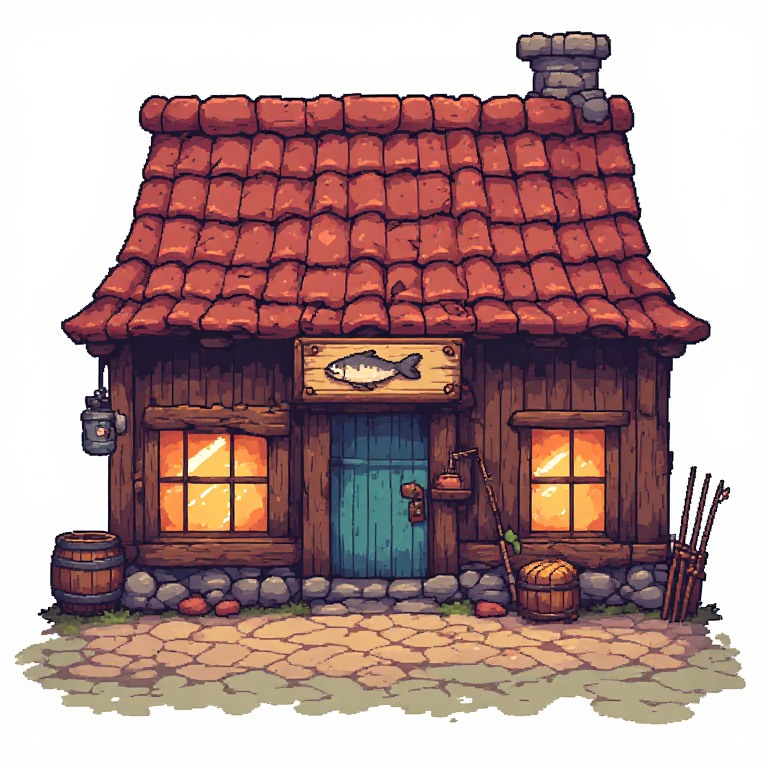
#> input picture tools/pixel-art/ai-src/balikci_1.png, 768 x 768 px
$ python grid_measure.py ai-src/balikci_1.png
#> lines starting #> are read from the running program, lines starting #| are printed output that depends on the picture
"""AI görselinin piksel ızgarasını ölçer (clean_ai'ye verilecek küçültme değeri).
Güçlü kenarların (renk sıçramalarının) konumlarını alır; her p periyodu için kenarların
ızgaraya ne kadar oturduğunu (dairesel ortalama) ölçer, en iyi p'yi döner.
Kullanım: python3 grid_measure.py gorsel.png [...]"""
import sys
import numpy as np
from PIL import Image

def grid(path):
#> called with path = 'ai-src/balikci_1.png'
    a = np.asarray(Image.open(path).convert('RGB'), float)
    best = []
    for axis in (1, 0):
        d = np.abs(np.diff(a, axis=axis)).sum(-1)
        pos = np.where(d > 90)
        x = (pos[1] if axis == 1 else pos[0]).astype(float) + 0.5
        ps = np.arange(3.0, 12.0, 0.01)
        sc = [abs(np.exp(2j * np.pi * x / p).mean()) for p in ps]
        best.append((ps, np.array(sc)))
#> this loop made 2 passes
#> pos on passes 1 to 2: 24125 positions, rows 31 to 724, columns 14 to 745, 32380 positions, rows 30 to 724, columns 15 to 745
#> pass 1, in grid, `d = np.abs(np.diff(a, axis=axis)).sum(-1)`:
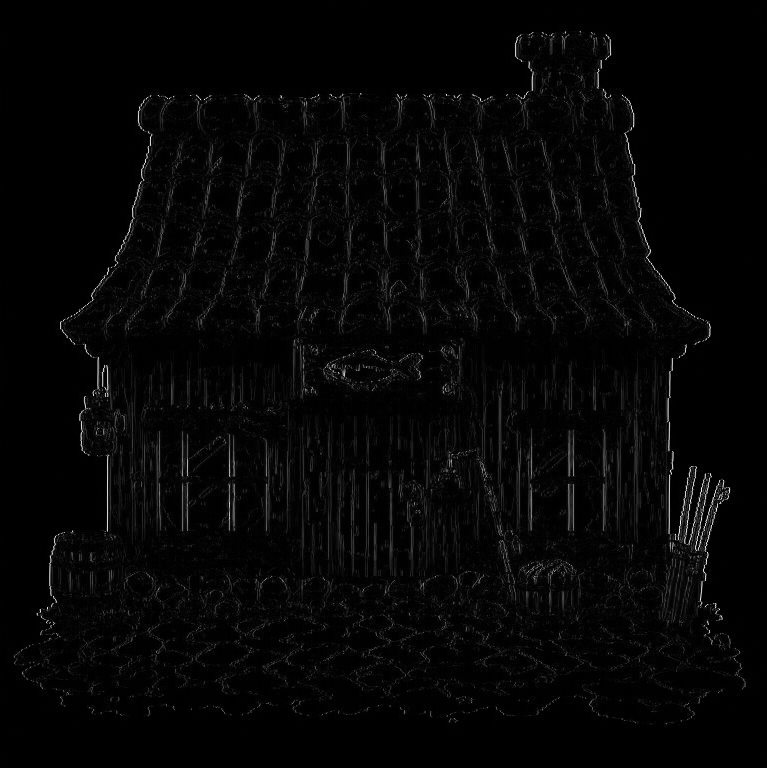
#> d: shape (768, 767) float64; min 0, max 747, mean 17.5; drawn with min black and max white
#> pass 2, in grid, `d = np.abs(np.diff(a, axis=axis)).sum(-1)`:
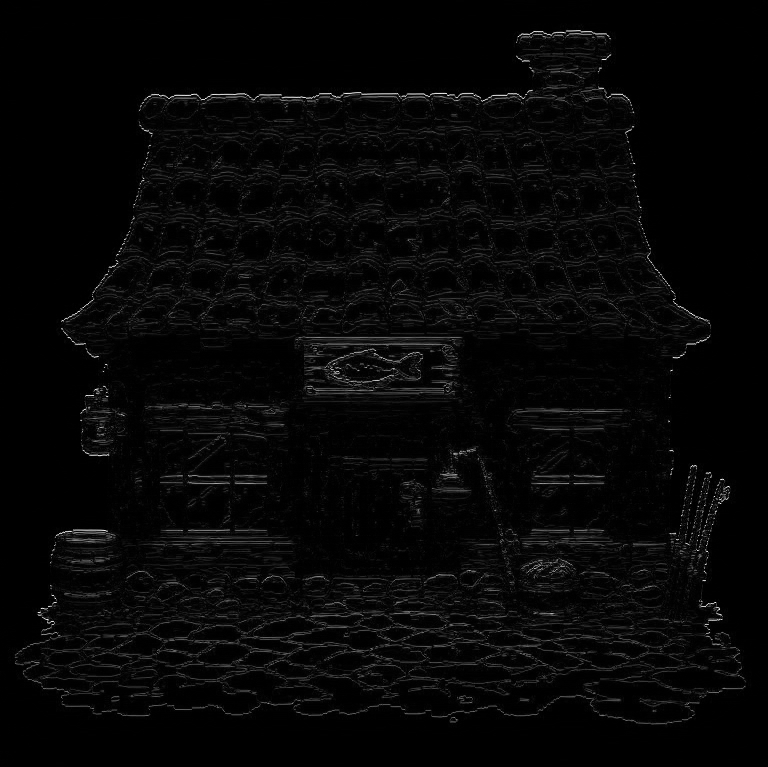
#> d: shape (767, 768) float64; min 0, max 749, mean 20.1; drawn with min black and max white
#> after the loop, best = 2 items
    sc = best[0][1] + best[1][1]; ps = best[0][0]
#> after `sc = best[0][1] + best[1][1]`: sc = 900 values, max 0.0967 at index 594, min 0.00672 at index 132, mean 0.0447
#> after `ps = best[0][0]`: ps = 900 values from 3 to 11.99
    # en büyük p'de değil, harmoniklerden kaçınmak için skoru en iyinin %85'ini geçen EN BÜYÜK p
    i = np.where(sc > sc.max() * 0.85)[0].max()
#> i = 784
    return round(ps[i], 2), round(ps[sc.argmax()], 2)

if __name__ == "__main__":
  for f in sys.argv[1:]:
      print(f.split('/')[-1], *grid(f))

$ run again, on tools/pixel-art/ai-src/balikci_gemini.png
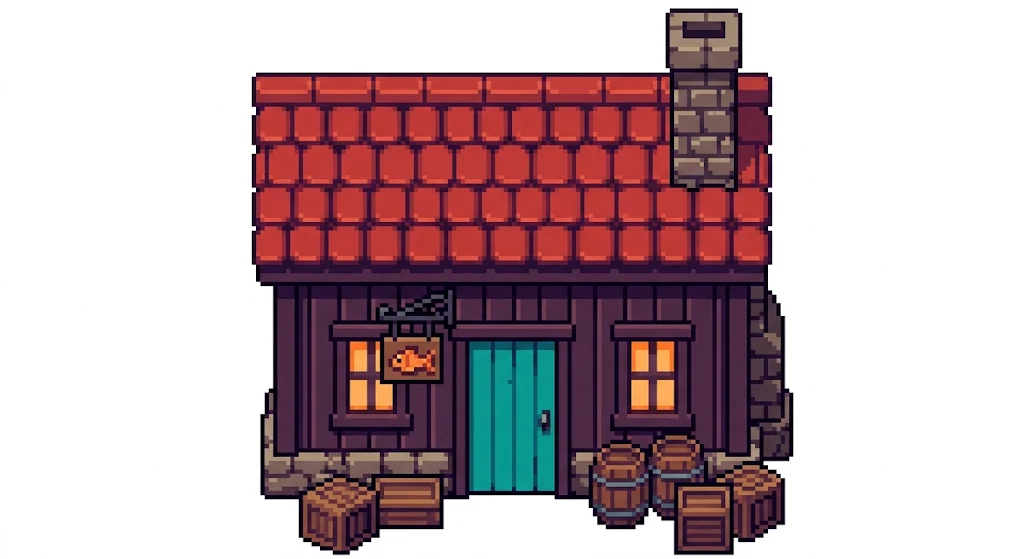
#> input picture tools/pixel-art/ai-src/balikci_gemini.png, 1024 x 559 px
#> the loop in grid, `for axis in (1, 0):` made 2 passes
#> pos on passes 1 to 2: 16366 positions, rows 8 to 554, columns 250 to 793, 15669 positions, rows 7 to 554, columns 251 to 793
#> pass 1, in grid, `d = np.abs(np.diff(a, axis=axis)).sum(-1)`:
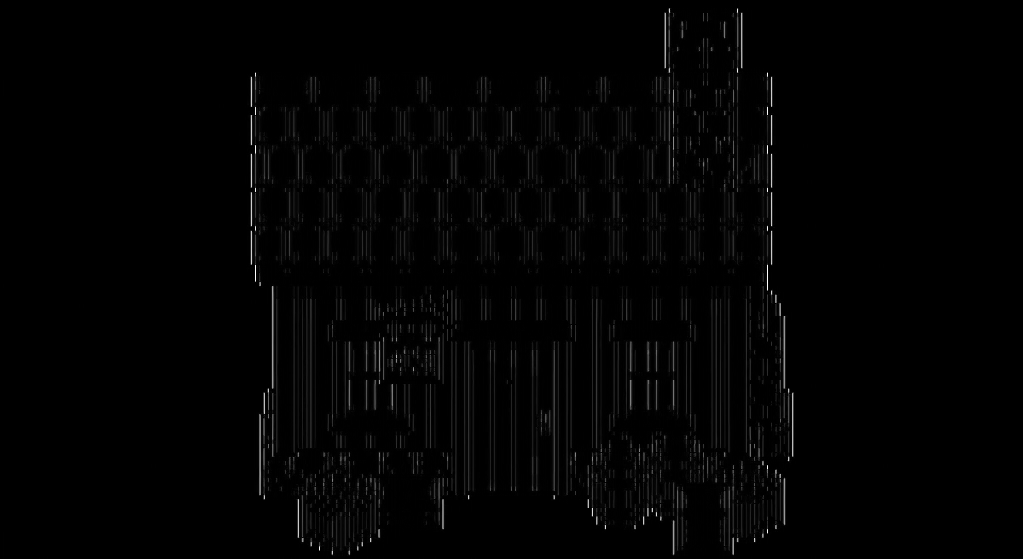
#> d: shape (559, 1023) float64; min 0, max 765, mean 9.3; drawn with min black and max white
#> pass 2, in grid, `d = np.abs(np.diff(a, axis=axis)).sum(-1)`:
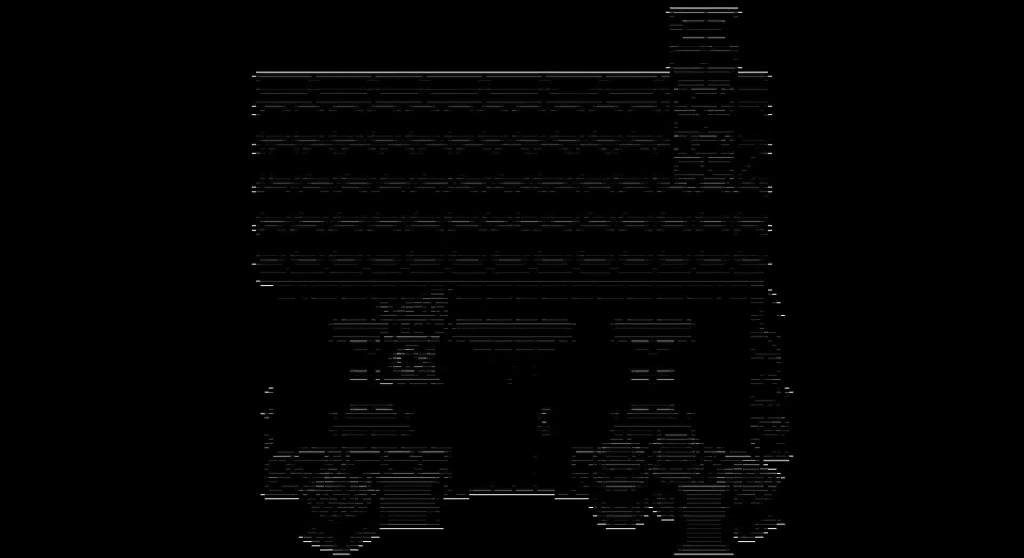
#> d: shape (558, 1024) float64; min 0, max 761, mean 8.9; drawn with min black and max white
#> after the loop in grid, `for axis in (1, 0):`: best = 2 items
#> in grid, `sc = best[0][1] + best[1][1]`: sc = 900 values, max 1.64 at index 127, min 0.024 at index 523, mean 0.126
#> ps = 900 values from 3 to 11.99
#> i = 127
